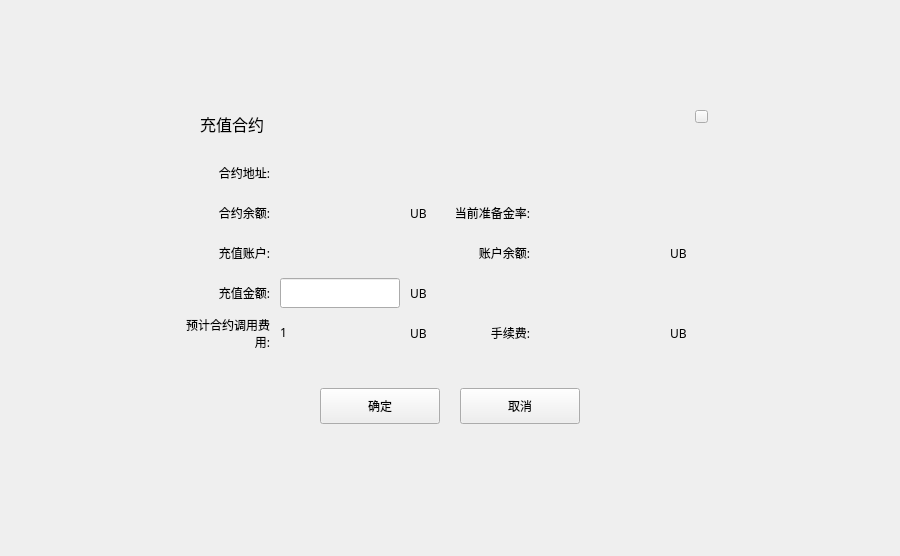
<?xml version="1.0" encoding="UTF-8"?>
<ui version="4.0">
 <class>DepositDialog</class>
 <widget class="QDialog" name="DepositDialog">
  <property name="geometry">
   <rect>
    <x>0</x>
    <y>0</y>
    <width>900</width>
    <height>556</height>
   </rect>
  </property>
  <property name="windowTitle">
   <string>Dialog</string>
  </property>
  <widget class="QWidget" name="widget" native="true">
   <property name="geometry">
    <rect>
     <x>0</x>
     <y>0</y>
     <width>900</width>
     <height>556</height>
    </rect>
   </property>
   <widget class="QWidget" name="containerWidget" native="true">
    <property name="geometry">
     <rect>
      <x>180</x>
      <y>98</y>
      <width>540</width>
      <height>360</height>
     </rect>
    </property>
    <property name="font">
     <font>
      <family>微软雅黑</family>
     </font>
    </property>
    <widget class="QLabel" name="contactLabel2">
     <property name="geometry">
      <rect>
       <x>20</x>
       <y>15</y>
       <width>171</width>
       <height>21</height>
      </rect>
     </property>
     <property name="font">
      <font>
       <family>微软雅黑</family>
       <pointsize>12</pointsize>
      </font>
     </property>
     <property name="styleSheet">
      <string notr="true"/>
     </property>
     <property name="text">
      <string>充值合约</string>
     </property>
    </widget>
    <widget class="QLabel" name="label">
     <property name="geometry">
      <rect>
       <x>0</x>
       <y>60</y>
       <width>90</width>
       <height>30</height>
      </rect>
     </property>
     <property name="text">
      <string>合约地址:</string>
     </property>
     <property name="alignment">
      <set>Qt::AlignRight|Qt::AlignTrailing|Qt::AlignVCenter</set>
     </property>
     <property name="wordWrap">
      <bool>true</bool>
     </property>
    </widget>
    <widget class="QToolButton" name="cancelBtn">
     <property name="geometry">
      <rect>
       <x>280</x>
       <y>290</y>
       <width>120</width>
       <height>36</height>
      </rect>
     </property>
     <property name="font">
      <font>
       <family>微软雅黑</family>
      </font>
     </property>
     <property name="cursor">
      <cursorShape>PointingHandCursor</cursorShape>
     </property>
     <property name="focusPolicy">
      <enum>Qt::NoFocus</enum>
     </property>
     <property name="styleSheet">
      <string notr="true"/>
     </property>
     <property name="text">
      <string>取消</string>
     </property>
    </widget>
    <widget class="QToolButton" name="okBtn">
     <property name="geometry">
      <rect>
       <x>140</x>
       <y>290</y>
       <width>120</width>
       <height>36</height>
      </rect>
     </property>
     <property name="font">
      <font>
       <family>微软雅黑</family>
      </font>
     </property>
     <property name="cursor">
      <cursorShape>PointingHandCursor</cursorShape>
     </property>
     <property name="focusPolicy">
      <enum>Qt::NoFocus</enum>
     </property>
     <property name="styleSheet">
      <string notr="true"/>
     </property>
     <property name="text">
      <string>确定</string>
     </property>
    </widget>
    <widget class="QLabel" name="label_2">
     <property name="geometry">
      <rect>
       <x>260</x>
       <y>100</y>
       <width>90</width>
       <height>30</height>
      </rect>
     </property>
     <property name="text">
      <string>当前准备金率:</string>
     </property>
     <property name="alignment">
      <set>Qt::AlignRight|Qt::AlignTrailing|Qt::AlignVCenter</set>
     </property>
     <property name="wordWrap">
      <bool>true</bool>
     </property>
    </widget>
    <widget class="QLabel" name="label_4">
     <property name="geometry">
      <rect>
       <x>0</x>
       <y>100</y>
       <width>90</width>
       <height>30</height>
      </rect>
     </property>
     <property name="text">
      <string>合约余额:</string>
     </property>
     <property name="alignment">
      <set>Qt::AlignRight|Qt::AlignTrailing|Qt::AlignVCenter</set>
     </property>
     <property name="wordWrap">
      <bool>true</bool>
     </property>
    </widget>
    <widget class="QLabel" name="label_3">
     <property name="geometry">
      <rect>
       <x>0</x>
       <y>180</y>
       <width>90</width>
       <height>30</height>
      </rect>
     </property>
     <property name="text">
      <string>充值金额:</string>
     </property>
     <property name="alignment">
      <set>Qt::AlignRight|Qt::AlignTrailing|Qt::AlignVCenter</set>
     </property>
     <property name="wordWrap">
      <bool>true</bool>
     </property>
    </widget>
    <widget class="QLineEdit" name="amountLineEdit">
     <property name="geometry">
      <rect>
       <x>100</x>
       <y>180</y>
       <width>120</width>
       <height>30</height>
      </rect>
     </property>
    </widget>
    <widget class="QLabel" name="contractAddressLabel">
     <property name="geometry">
      <rect>
       <x>100</x>
       <y>60</y>
       <width>300</width>
       <height>30</height>
      </rect>
     </property>
     <property name="text">
      <string/>
     </property>
     <property name="textInteractionFlags">
      <set>Qt::LinksAccessibleByMouse|Qt::TextSelectableByMouse</set>
     </property>
    </widget>
    <widget class="QLabel" name="contractBalanceLabel">
     <property name="geometry">
      <rect>
       <x>100</x>
       <y>100</y>
       <width>120</width>
       <height>30</height>
      </rect>
     </property>
     <property name="text">
      <string/>
     </property>
    </widget>
    <widget class="QLabel" name="mortgageLabel">
     <property name="geometry">
      <rect>
       <x>360</x>
       <y>100</y>
       <width>60</width>
       <height>30</height>
      </rect>
     </property>
     <property name="text">
      <string/>
     </property>
    </widget>
    <widget class="QLabel" name="mortgageLabel_2">
     <property name="geometry">
      <rect>
       <x>230</x>
       <y>180</y>
       <width>30</width>
       <height>30</height>
      </rect>
     </property>
     <property name="text">
      <string>UB</string>
     </property>
    </widget>
    <widget class="QLabel" name="balanceLabel">
     <property name="geometry">
      <rect>
       <x>360</x>
       <y>140</y>
       <width>120</width>
       <height>30</height>
      </rect>
     </property>
     <property name="text">
      <string/>
     </property>
    </widget>
    <widget class="QLabel" name="label_5">
     <property name="geometry">
      <rect>
       <x>260</x>
       <y>140</y>
       <width>90</width>
       <height>30</height>
      </rect>
     </property>
     <property name="text">
      <string>账户余额:</string>
     </property>
     <property name="alignment">
      <set>Qt::AlignRight|Qt::AlignTrailing|Qt::AlignVCenter</set>
     </property>
     <property name="wordWrap">
      <bool>true</bool>
     </property>
    </widget>
    <widget class="QLabel" name="mortgageLabel_3">
     <property name="geometry">
      <rect>
       <x>490</x>
       <y>140</y>
       <width>30</width>
       <height>30</height>
      </rect>
     </property>
     <property name="text">
      <string>UB</string>
     </property>
    </widget>
    <widget class="QLabel" name="mortgageLabel_4">
     <property name="geometry">
      <rect>
       <x>230</x>
       <y>100</y>
       <width>30</width>
       <height>30</height>
      </rect>
     </property>
     <property name="text">
      <string>UB</string>
     </property>
    </widget>
    <widget class="QLabel" name="callContractFeeLabel">
     <property name="geometry">
      <rect>
       <x>100</x>
       <y>220</y>
       <width>120</width>
       <height>30</height>
      </rect>
     </property>
     <property name="text">
      <string>1</string>
     </property>
     <property name="textInteractionFlags">
      <set>Qt::LinksAccessibleByMouse|Qt::TextSelectableByMouse</set>
     </property>
    </widget>
    <widget class="QLabel" name="label_6">
     <property name="geometry">
      <rect>
       <x>0</x>
       <y>220</y>
       <width>90</width>
       <height>30</height>
      </rect>
     </property>
     <property name="text">
      <string>预计合约调用费用:</string>
     </property>
     <property name="scaledContents">
      <bool>false</bool>
     </property>
     <property name="alignment">
      <set>Qt::AlignRight|Qt::AlignTrailing|Qt::AlignVCenter</set>
     </property>
     <property name="wordWrap">
      <bool>true</bool>
     </property>
    </widget>
    <widget class="QLabel" name="mortgageLabel_5">
     <property name="geometry">
      <rect>
       <x>230</x>
       <y>220</y>
       <width>30</width>
       <height>30</height>
      </rect>
     </property>
     <property name="text">
      <string>UB</string>
     </property>
    </widget>
    <widget class="QLabel" name="mortgageLabel_6">
     <property name="geometry">
      <rect>
       <x>490</x>
       <y>220</y>
       <width>30</width>
       <height>30</height>
      </rect>
     </property>
     <property name="text">
      <string>UB</string>
     </property>
    </widget>
    <widget class="QLabel" name="feeLabel">
     <property name="geometry">
      <rect>
       <x>360</x>
       <y>220</y>
       <width>120</width>
       <height>30</height>
      </rect>
     </property>
     <property name="text">
      <string/>
     </property>
     <property name="textInteractionFlags">
      <set>Qt::LinksAccessibleByMouse|Qt::TextSelectableByMouse</set>
     </property>
    </widget>
    <widget class="QLabel" name="label_7">
     <property name="geometry">
      <rect>
       <x>260</x>
       <y>220</y>
       <width>90</width>
       <height>30</height>
      </rect>
     </property>
     <property name="text">
      <string>手续费:</string>
     </property>
     <property name="alignment">
      <set>Qt::AlignRight|Qt::AlignTrailing|Qt::AlignVCenter</set>
     </property>
     <property name="wordWrap">
      <bool>true</bool>
     </property>
    </widget>
    <widget class="QLabel" name="label_8">
     <property name="geometry">
      <rect>
       <x>0</x>
       <y>140</y>
       <width>90</width>
       <height>30</height>
      </rect>
     </property>
     <property name="text">
      <string>充值账户:</string>
     </property>
     <property name="alignment">
      <set>Qt::AlignRight|Qt::AlignTrailing|Qt::AlignVCenter</set>
     </property>
     <property name="wordWrap">
      <bool>true</bool>
     </property>
    </widget>
    <widget class="QLabel" name="accountLabel">
     <property name="geometry">
      <rect>
       <x>100</x>
       <y>140</y>
       <width>120</width>
       <height>30</height>
      </rect>
     </property>
     <property name="text">
      <string/>
     </property>
    </widget>
    <widget class="QToolButton" name="closeBtn">
     <property name="geometry">
      <rect>
       <x>515</x>
       <y>12</y>
       <width>13</width>
       <height>13</height>
      </rect>
     </property>
     <property name="cursor">
      <cursorShape>PointingHandCursor</cursorShape>
     </property>
     <property name="focusPolicy">
      <enum>Qt::NoFocus</enum>
     </property>
     <property name="styleSheet">
      <string notr="true"/>
     </property>
     <property name="text">
      <string/>
     </property>
    </widget>
   </widget>
  </widget>
 </widget>
 <resources/>
 <connections/>
</ui>
